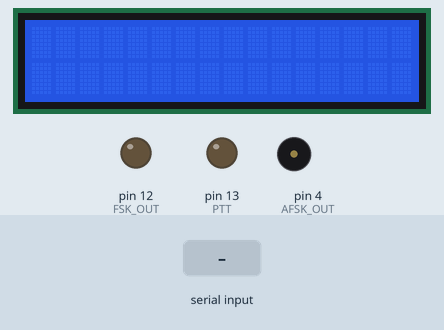
Simulated run of this sketch. Board: Arduino Uno, built with avr-gcc and run on an emulated ATmega328P. Parts: 16×2 character LCD, output pins drawn as LEDs (lit = HIGH), buzzer (waves = sounding). Inputs (shaded band) come from the test bench. What the sketch prints to the serial monitor is not drawn.

Above: at 1.9 s.
2.0 s: "A\n" received over Serial
At 3.9 s:
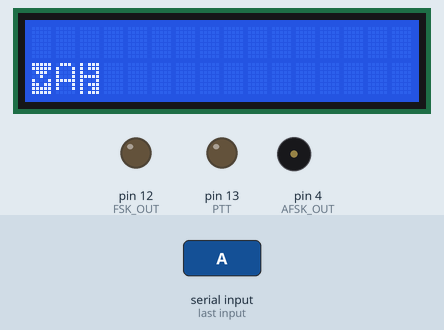
4.2 s: "B\n" received over Serial
At 5.9 s:
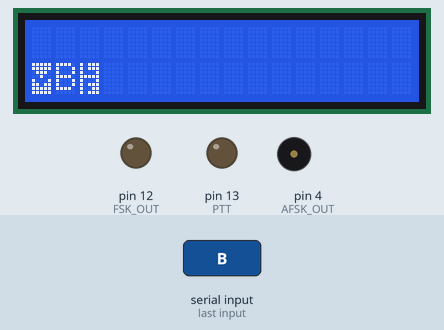
6.8 s: "C\n" received over Serial
At 9.0 s:
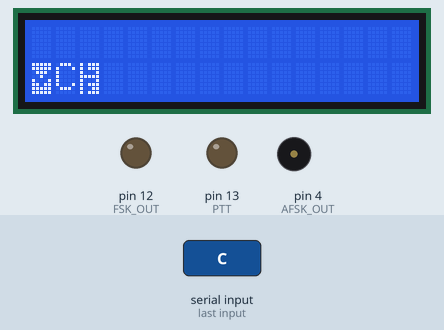
9.4 s: "D\n" received over Serial
At 10.01 s:
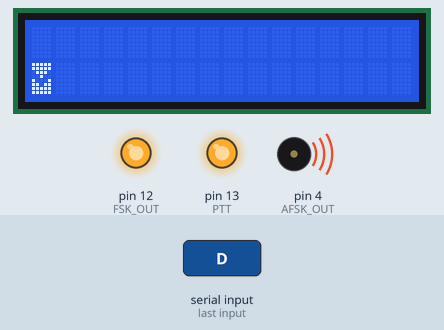
12.0 s: "E\n" received over Serial
At 12.92 s:
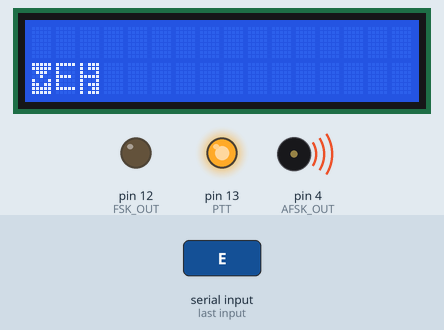
14.6 s: "F\n" received over Serial
At 16.2 s:
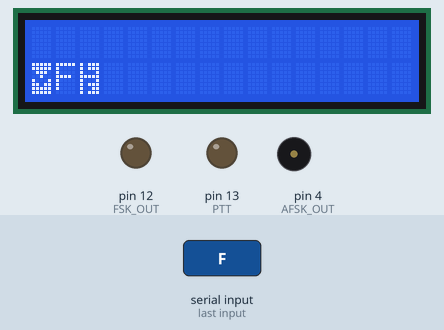
Timing chart, 0 to 17.7 s (numbered marks = the images above; inputs shaded):
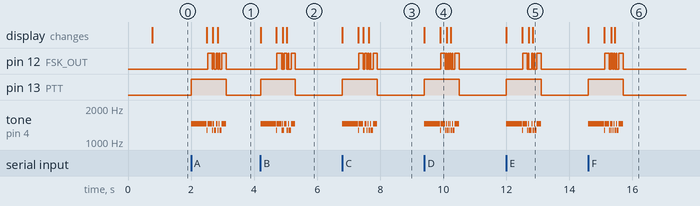

Measured:
- after the input at 2.0 s, pin 12 (FSK_OUT): goes HIGH 0.14 s, LOW 0.02 s, 3 × (HIGH 0.04 s, LOW 0.07 s), HIGH 0.14 s, then LOW, starting after 0.53 s; pin 13 (PTT): LOW → HIGH at once, → LOW 1.1 s later
- after the input at 4.2 s, pin 13 (PTT): LOW → HIGH at once, → LOW 1.1 s later; tone on pin 4 (AFSK_OUT): plays 1445 Hz for 0.50 s, 1275 Hz for 0.02 s, 1445 Hz for 0.14 s, 1275 Hz for 0.02 s, 1445 Hz for 0.02 s, 1275 Hz for 0.04 s … (11 notes in this stretch), starting at once; the display: first changes at once (image 2 shows a later state)
- after the input at 6.8 s, pin 12 (FSK_OUT): LOW → HIGH after 0.53 s, then repeats every 0.11 s: LOW 0.04 s, HIGH 0.07 s; pin 13 (PTT): LOW → HIGH at once, → LOW 1.1 s later
- after the input at 9.4 s, pin 12 (FSK_OUT): goes HIGH 0.14 s, 4 × (LOW 0.02 s, HIGH 0.02 s), LOW 0.07 s, HIGH 0.14 s, then LOW, starting after 0.53 s; pin 13 (PTT): LOW → HIGH at once, → LOW 1.1 s later
- after the input at 12.0 s, pin 13 (PTT): LOW → HIGH at once, → LOW 1.1 s later; tone on pin 4 (AFSK_OUT): plays 1445 Hz for 0.50 s, 1275 Hz for 0.02 s, 1445 Hz for 0.14 s, 1275 Hz for 0.02 s, 1445 Hz for 0.02 s, 1275 Hz for 0.09 s … (11 notes in this stretch), starting at once; the display: first changes at once (image 5 shows a later state)
- after the input at 14.6 s, pin 12 (FSK_OUT): goes HIGH 0.14 s, 4 × (LOW 0.02 s, HIGH 0.02 s), LOW 0.07 s, HIGH 0.14 s, then LOW, starting after 0.53 s; pin 13 (PTT): LOW → HIGH at once, → LOW 1.1 s later

The sketch:

RTTY-SEND.ino
```cpp
// (licence header left out)
#include <stdio.h>
#include <LiquidCrystal.h>
////////////////////////////////////////////////////////////////////////////
#define AFSK_OUT 4                       // AFSK AUDIO pin OUTPUT
#define FSK_OUT  12                      // TTL LEVEL pin OUTPUT
#define PTT      13                      // PTT pin OUTPUT
#define MARK     1445                    // AFSK mark 1445 / 2295 Hz
#define SPACE    1275                    // AFSK space 1275 / 2125 Hz
#define FMARK    HIGH                    // FSK mark level [LOW/HIGH]
#define FSPACE   LOW                     // FSK space level [LOW/HIGH]
#define BaudRate 45.45                   // RTTY baud rate
#define StopBit  1.5                     // stop bit long
#define PTTlead  500                     // PTT lead delay ms
#define PTTtail  100                     // PTT tail delay ms
#define SERBAUD  9600                    // Serial port in/out baudrate
#define serialECHO                       // enable TX echo on serial port
LiquidCrystal lcd(A2, 10, 6, 7, 8, 9);   // LCD pins
////////////////////////////////////////////////////////////////////////////

int     OneBit = 1/BaudRate*1000;
boolean d1;
boolean d2;
boolean d3;
boolean d4;
boolean d5;
boolean space;
boolean fig1;
int     fig2;
char    ch;
int     r2;
int     positionCounter;
byte LFi[8] = {0b10111,0b10111,0b10001,0b11111,0b10001,0b10111,0b10011,0b10111};
byte CRi[8] = {0b11001,0b10111,0b10111,0b11001,0b11111,0b10001,0b10111,0b10111};
byte UPi[8] = {0b11111,0b11111,0b11011,0b10001,0b00100,0b01110,0b11111,0b11111};
byte DWNi[8] = {0b11111,0b11111,0b01110,0b00100,0b10001,0b11011,0b11111,0b11111};

void setup()
{
        pinMode(PTT,  OUTPUT);
        pinMode(FSK_OUT,  OUTPUT);
        pinMode(AFSK_OUT, OUTPUT);
        digitalWrite(FSK_OUT, LOW);
        delay(700);
        lcd.begin(16, 2);
        lcd.createChar(0, CRi);
        lcd.createChar(1, LFi);
        lcd.createChar(2, UPi);
        lcd.createChar(3, DWNi);
        Serial.begin(SERBAUD);
}

void sendFsk()
{
        #if defined(serialECHO )
              Serial.print(d1);Serial.print(d2);Serial.print(d3);Serial.print(d4);Serial.print(d5);Serial.print(' '); // 5bit code serial echo
        //      Serial.print(OneBit);Serial.print('|');Serial.print(OneBit*StopBit);Serial.print(' ');                  // ms
        #endif
        //--start bit
        digitalWrite(FSK_OUT, FSPACE); tone(AFSK_OUT, SPACE); delay(OneBit);
        //--bit1
        if(d1 == 1){digitalWrite(FSK_OUT, FMARK); tone(AFSK_OUT, MARK); }
        else       {digitalWrite(FSK_OUT, FSPACE);  tone(AFSK_OUT, SPACE);} delay(OneBit);
        //--bit2
        if(d2 == 1){digitalWrite(FSK_OUT, FMARK); tone(AFSK_OUT, MARK); }
        else       {digitalWrite(FSK_OUT, FSPACE);  tone(AFSK_OUT, SPACE);} delay(OneBit);
        //--bit3
        if(d3 == 1){digitalWrite(FSK_OUT, FMARK); tone(AFSK_OUT, MARK); }
        else       {digitalWrite(FSK_OUT, FSPACE);  tone(AFSK_OUT, SPACE);} delay(OneBit);
        //--bit4
        if(d4 == 1){digitalWrite(FSK_OUT, FMARK); tone(AFSK_OUT, MARK); }
        else       {digitalWrite(FSK_OUT, FSPACE);  tone(AFSK_OUT, SPACE);} delay(OneBit);
        //--bit5
        if(d5 == 1){digitalWrite(FSK_OUT, FMARK); tone(AFSK_OUT, MARK); }
        else       {digitalWrite(FSK_OUT, FSPACE);  tone(AFSK_OUT, SPACE);} delay(OneBit);
        //--stop bit
        digitalWrite(FSK_OUT, FMARK); tone(AFSK_OUT, MARK); delay(OneBit*StopBit);
}

void chTable()
{
        fig2 = -1;
        if(ch == ' ')
        {
                d1 = 0; d2 = 0; d3 = 1; d4 = 0; d5 = 0;
                space = 1;
        }
        else if(ch == 'A'){d1 = 1; d2 = 1; d3 = 0; d4 = 0; d5 = 0; fig2 = 0;}
        else if(ch == 'B'){d1 = 1; d2 = 0; d3 = 0; d4 = 1; d5 = 1; fig2 = 0;}
        else if(ch == 'C'){d1 = 0; d2 = 1; d3 = 1; d4 = 1; d5 = 0; fig2 = 0;}
        else if(ch == 'D'){d1 = 1; d2 = 0; d3 = 0; d4 = 1; d5 = 0; fig2 = 0;}
        else if(ch == 'E'){d1 = 1; d2 = 0; d3 = 0; d4 = 0; d5 = 0; fig2 = 0;}
        else if(ch == 'F'){d1 = 1; d2 = 0; d3 = 1; d4 = 1; d5 = 0; fig2 = 0;}
        else if(ch == 'G'){d1 = 0; d2 = 1; d3 = 0; d4 = 1; d5 = 1; fig2 = 0;}
        else if(ch == 'H'){d1 = 0; d2 = 0; d3 = 1; d4 = 0; d5 = 1; fig2 = 0;}
        else if(ch == 'I'){d1 = 0; d2 = 1; d3 = 1; d4 = 0; d5 = 0; fig2 = 0;}
        else if(ch == 'J'){d1 = 1; d2 = 1; d3 = 0; d4 = 1; d5 = 0; fig2 = 0;}
        else if(ch == 'K'){d1 = 1; d2 = 1; d3 = 1; d4 = 1; d5 = 0; fig2 = 0;}
        else if(ch == 'L'){d1 = 0; d2 = 1; d3 = 0; d4 = 0; d5 = 1; fig2 = 0;}
        else if(ch == 'M'){d1 = 0; d2 = 0; d3 = 1; d4 = 1; d5 = 1; fig2 = 0;}
        else if(ch == 'N'){d1 = 0; d2 = 0; d3 = 1; d4 = 1; d5 = 0; fig2 = 0;}
        else if(ch == 'O'){d1 = 0; d2 = 0; d3 = 0; d4 = 1; d5 = 1; fig2 = 0;}
        else if(ch == 'P'){d1 = 0; d2 = 1; d3 = 1; d4 = 0; d5 = 1; fig2 = 0;}
        else if(ch == 'Q'){d1 = 1; d2 = 1; d3 = 1; d4 = 0; d5 = 1; fig2 = 0;}
        else if(ch == 'R'){d1 = 0; d2 = 1; d3 = 0; d4 = 1; d5 = 0; fig2 = 0;}
        else if(ch == 'S'){d1 = 1; d2 = 0; d3 = 1; d4 = 0; d5 = 0; fig2 = 0;}
        else if(ch == 'T'){d1 = 0; d2 = 0; d3 = 0; d4 = 0; d5 = 1; fig2 = 0;}
        else if(ch == 'U'){d1 = 1; d2 = 1; d3 = 1; d4 = 0; d5 = 0; fig2 = 0;}
        else if(ch == 'V'){d1 = 0; d2 = 1; d3 = 1; d4 = 1; d5 = 1; fig2 = 0;}
        else if(ch == 'W'){d1 = 1; d2 = 1; d3 = 0; d4 = 0; d5 = 1; fig2 = 0;}
        else if(ch == 'X'){d1 = 1; d2 = 0; d3 = 1; d4 = 1; d5 = 1; fig2 = 0;}
        else if(ch == 'Y'){d1 = 1; d2 = 0; d3 = 1; d4 = 0; d5 = 1; fig2 = 0;}
        else if(ch == 'Z'){d1 = 1; d2 = 0; d3 = 0; d4 = 0; d5 = 1; fig2 = 0;}
        else if(ch == '0'){d1 = 0; d2 = 1; d3 = 1; d4 = 0; d5 = 1; fig2 = 1;}
        else if(ch == '1'){d1 = 1; d2 = 1; d3 = 1; d4 = 0; d5 = 1; fig2 = 1;}
        else if(ch == '2'){d1 = 1; d2 = 1; d3 = 0; d4 = 0; d5 = 1; fig2 = 1;}
        else if(ch == '3'){d1 = 1; d2 = 0; d3 = 0; d4 = 0; d5 = 0; fig2 = 1;}
        else if(ch == '4'){d1 = 0; d2 = 1; d3 = 0; d4 = 1; d5 = 0; fig2 = 1;}
        else if(ch == '5'){d1 = 0; d2 = 0; d3 = 0; d4 = 0; d5 = 1; fig2 = 1;}
        else if(ch == '6'){d1 = 1; d2 = 0; d3 = 1; d4 = 0; d5 = 1; fig2 = 1;}
        else if(ch == '7'){d1 = 1; d2 = 1; d3 = 1; d4 = 0; d5 = 0; fig2 = 1;}
        else if(ch == '8'){d1 = 0; d2 = 1; d3 = 1; d4 = 0; d5 = 0; fig2 = 1;}
        else if(ch == '9'){d1 = 0; d2 = 0; d3 = 0; d4 = 1; d5 = 1; fig2 = 1;}
        else if(ch == '-'){d1 = 1; d2 = 1; d3 = 0; d4 = 0; d5 = 0; fig2 = 1;}
        else if(ch == '?'){d1 = 1; d2 = 0; d3 = 0; d4 = 1; d5 = 1; fig2 = 1;}
        else if(ch == ':'){d1 = 0; d2 = 1; d3 = 1; d4 = 1; d5 = 0; fig2 = 1;}
        else if(ch == '('){d1 = 1; d2 = 1; d3 = 1; d4 = 1; d5 = 0; fig2 = 1;}
        else if(ch == ')'){d1 = 0; d2 = 1; d3 = 0; d4 = 0; d5 = 1; fig2 = 1;}
        else if(ch == '.'){d1 = 0; d2 = 0; d3 = 1; d4 = 1; d5 = 1; fig2 = 1;}
        else if(ch == ','){d1 = 0; d2 = 0; d3 = 1; d4 = 1; d5 = 0; fig2 = 1;}
        else if(ch == '/'){d1 = 1; d2 = 0; d3 = 1; d4 = 1; d5 = 1; fig2 = 1;}
        else if(ch == '+'){d1 = 1; d2 = 0; d3 = 0; d4 = 0; d5 = 1; fig2 = 1;} //ITA2
        else if(ch == '\n'){d1 = 0; d2 = 1; d3 = 0; d4 = 0; d5 = 0;} //LF
        else if(ch == '\r'){d1 = 0; d2 = 0; d3 = 0; d4 = 1; d5 = 0;} //CR
        else
        {
                ch = ' ';
                d1 = 0; d2 = 0; d3 = 1; d4 = 0; d5 = 0;
                space = 1;
        }
}

void loop(){
    if (Serial.available()) {
        fig1 = 1;                         // every shift to start message
        positionCounter=0;
        lcd.clear();
        lcd.setCursor(0, 1);
        tone(AFSK_OUT, MARK);             // AFSK ON
        digitalWrite(PTT, HIGH);          // PTT ON
        delay(PTTlead);                   // PTT lead delay
        // ch = ' '; Serial.print(ch); chTable(); sendFsk();   // Space before sending
        while (Serial.available()) {
            positionCounter++;
            if (positionCounter > 15){
                lcd.scrollDisplayLeft();
            }
            ch = toUpperCase(Serial.read());
            chTable();

            if(fig1 == 0 && fig2 == 1){
                    d1 = 1; d2 = 1; d3 = 0; d4 = 1; d5 = 1; //FIGURES
                    lcd.write(byte(2));                     // UP LCD char
                    sendFsk();
            }else if(fig1 == 1 && fig2 == 0){
                    d1 = 1; d2 = 1; d3 = 1; d4 = 1; d5 = 1; //LETTERS
                    lcd.write(byte(3));                     // DWN LCD char
                    sendFsk();
            }else if(space == 1 && fig2 == 1){
                    d1 = 1; d2 = 1; d3 = 0; d4 = 1; d5 = 1; //FIGURES
                    lcd.write(byte(2));                     // UP LCD char
                    sendFsk();
            }

            if(fig2 == 0 || fig2 == 1){
                    space = 0;
                    fig1 = fig2;
            }

            if (ch == '\r'){              // CR LCD char
                      lcd.write(byte(0));
            }else if(ch == '\n'){         // LF LCD char
                      lcd.write(byte(1));
            }else{
                      lcd.print(ch);
            }
            chTable();
            sendFsk();
            delay(5);

        }
        // ch = ' '; Serial.print(ch); chTable(); sendFsk();   // Space after sending
        delay(PTTtail);
        digitalWrite(PTT, LOW);Serial.println();
        digitalWrite(FSK_OUT, LOW);
        noTone(AFSK_OUT);
      }
}
```
